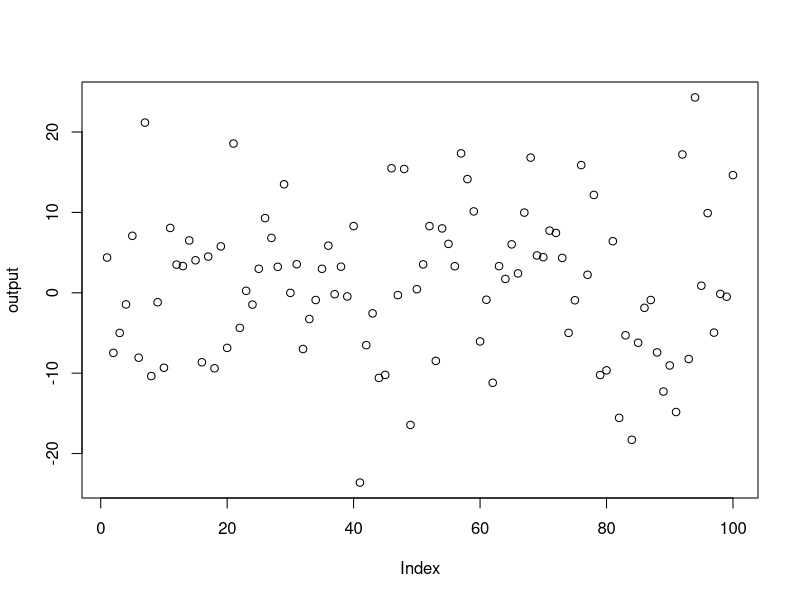
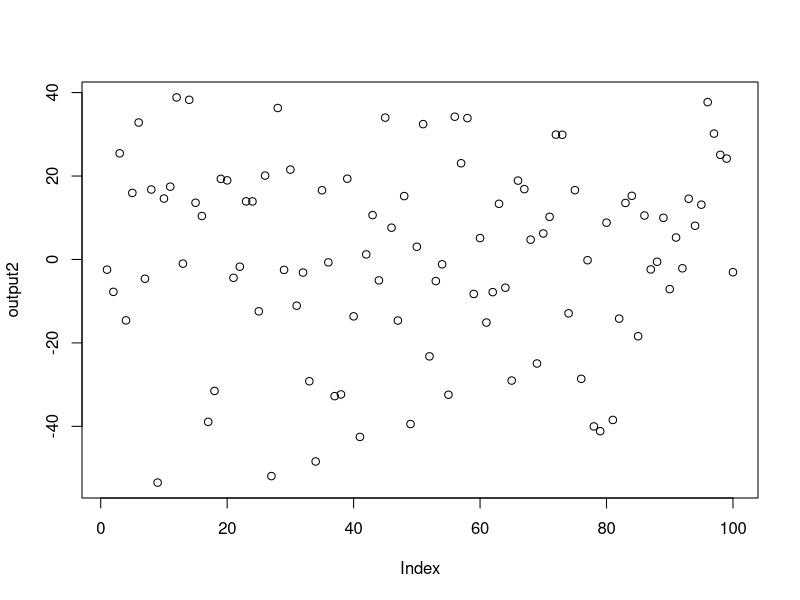
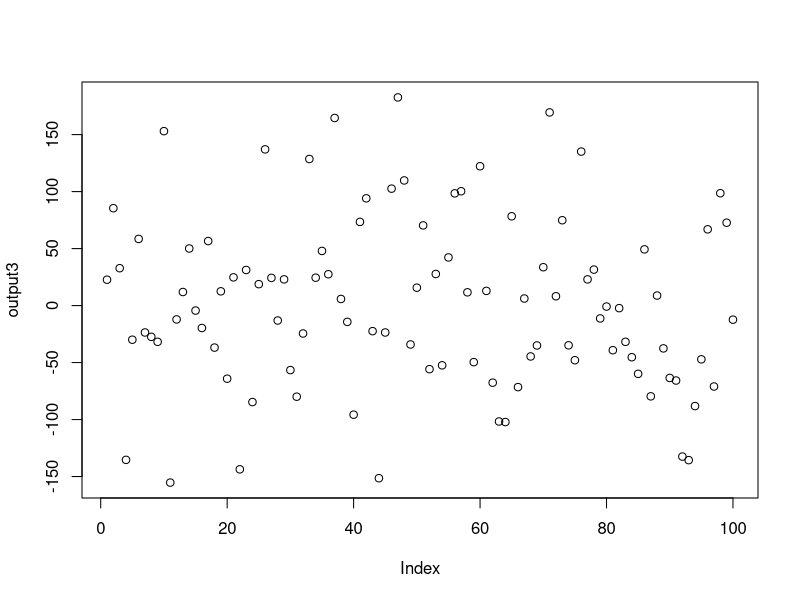
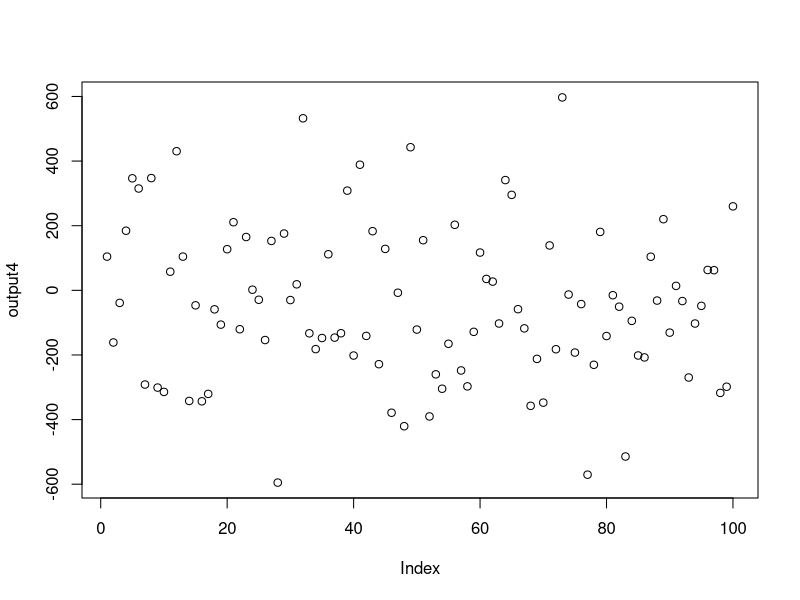

Source code (R) for these figures, in order:
## Do simulations to show what it means to have a variance that grows with T

set.seed(800)
output <- replicate(100, {
  sum(rnorm(100))
})
var(output)

set.seed(800)
output2 <- replicate(100, {
  sum(rnorm(500))
})
var(output2)
plot(output)
plot(output2)

set.seed(800)
output3 <- replicate(100, {
  sum(rnorm(5000))
})
var(output3)
plot(output3)

set.seed(800)
output4 <- replicate(100, {
  sum(rnorm(50000))
})
var(output4)
plot(output4)
